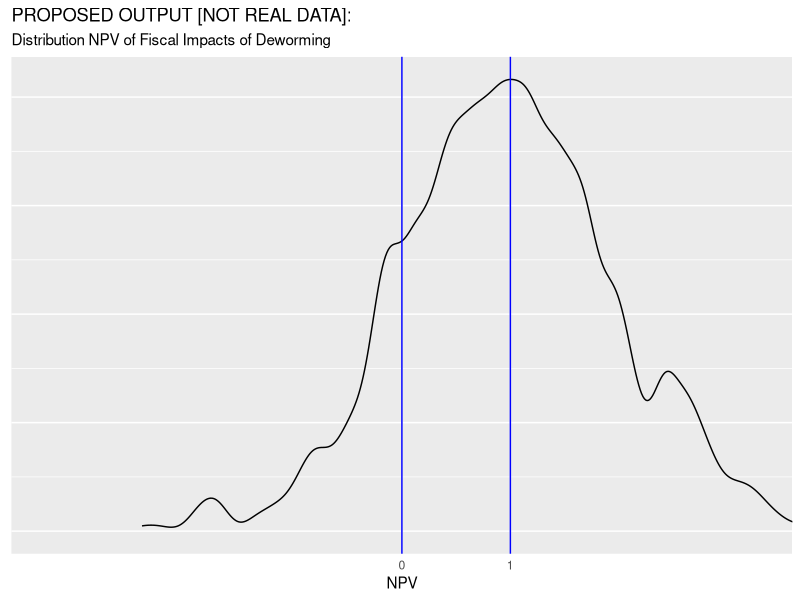
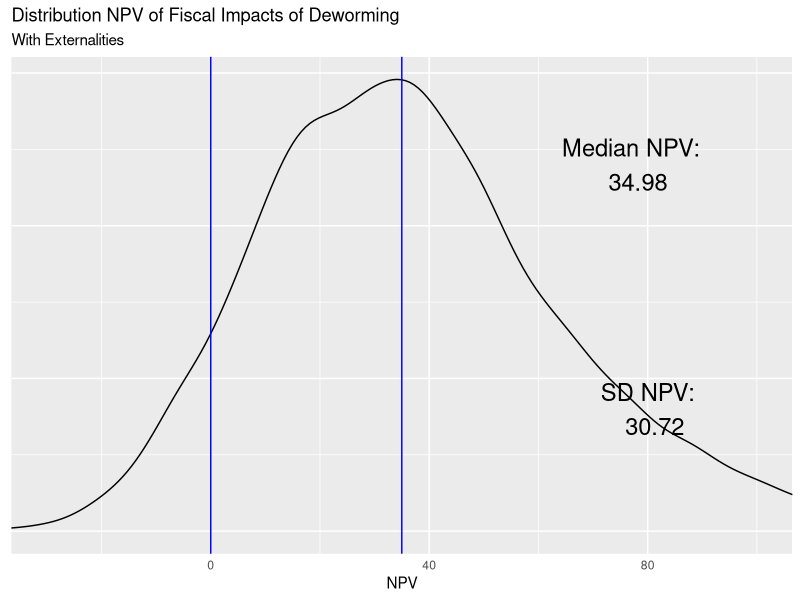

These figures' R source, in order:
## ---- chunk 1
knitr::opts_chunk$set(echo = TRUE)
## ---- chunk 2
## Data 
gov_bonds <- 	0.1185	          #Kenyan interest on sovereign debt - Central Bank of Kenya
inflation <-  0.02              #Kenyan inflation rate - World Bank Development Indicators
wage_ag_val <- 	11.84	          #Mean hourly wage rate (KSH) - Suri 2011 
wage_ww_val <- 	14.5850933      #Control group hourly wage, ww (cond >=10 hrs per week) - Table 4, Panel B
profits_se_val <- 1766          #Control group monthly self-employed profits - Table 4, Panel A
hours_se_cond_val <- 38.1       #Control group weekly self-employed hours, conditional on hrs >0 - Table D13, Panel D
hours_ag_val <- 8.3             #Control group hrs per week, agriculture - Table 4, Panel D
hours_ww_val <- 6.9             #Control group hrs per week, working for wages - Table 4, Panel B
hours_se_val <- 3.3             #Control group hrs per week, self-employment - Table 4, Panel A
ex_rate_val <- 85               #Exchange Rate - Central Bank of Kenya 
growth_rate_val <- 1.52/100     #Per-capita GDP growth, 2002-2011 (accessed 1/29/13) -	World Bank - see notes
coverage_val  <- 0.681333333    #Fraction of treated primary school students within 6 km - from W@W - see note
saturation_val <-  0.511        #Overall Saturation - not reported in table, average of T & C
full_saturation_val <- 0.75     #REPEATED WITH q_full_val in Research component
tax_val <- 0.16575              #ADD INFO
unit_cost_local_val <- 43.66    #Deworm the World
years_of_treat_val <- 2.41      #Additional Years of Treatment - Table 1, Panel A
    
    
## Research   
lambda1_vals <- c(3.49, 0)      #Hrs per week increase for men and women CONFIRM
lambda2_val <- 10.2             #Externality effect (proportional) - Table 3, Panel B
q_full_val <- 0.75              #Take up rates with full subsidy. From Miguel and Kremmer (2007)
    
## Guess work   
periods_val <- 50               #Total number of periods to forecast wages
time_to_jm_val <- 10            #Time from intial period until individual join the labor force
coef_exp_val <- c(0, 0)         #Years of experience coefficients (1-linear, 2-cuadratic)	- see notes 
teach_sal_val <- 5041           #Yearly secondary schooling compensation	5041 - from ROI materials
teach_ben_val <- 217.47         #Yearly secondary schooling teacher benefits	217.47
n_students_val <- 45            #Average pupils per teacher	45


# (Delta E) Additional direct seconday schooling increase (from Joan)	
delta_ed_vals <- c(-0.00176350949079451, 0.00696052250263997, 0.0258570306763183, 
  0.0239963665555466, 0.027301406306074, 0.0234125454594173, 0.0279278879439199, 
  0.00647044449446303, 0.00835739437790601)                                     
delta_ed_vals <- cbind(delta_ed_vals, 1999:2007)

#Additional externality secondary schooling increase (from Joan)
delta_ed_ext_vals <- c(-0.0110126908021048,	0.0140448546741008,	-0.0034636291545585,
                       0.0112940214439477,	0.0571608179771775,	-0.0560546793186931,
                       0.0558284756343451,	0.1546264843901160,	0.0055961489945619)
delta_ed_ext_vals <- cbind(delta_ed_ext_vals, 1999:2007)

#Notes: 
# on growth_rate_val: (http://data.worldbank.org/indicator/NY.GDP.PCAP.KD/), see calculation on "Kenya GDP per capita" tab. In W@W this equals 1.52%. ISSUE: This growth number should be updated to be 2002-2014, I think.
# on coef_exp_val: 1998/1999 Kenyan labor force survey; regression of earnings on age, age^2, female dummy, indicators for attained primary/secondary/beyond, and province dummies. Estimate used in W@W: (0.1019575, -0.0010413). ISSUE: For now assume no further life cycle adjustment beyond KLPS-3 (likely a conservative assumption).
# coverage_val: Overall Saturation (0.511) / 0.75 - not reported in table, average of T & C


## Data 
gov_bonds <- 	0.118	          #Kenyan interest on sovereign debt - Central Bank of Kenya
inflation <-  0.02              #Kenyan inflation rate - World Bank Development Indicators
wage_ag_val <- 	11.8	          #Mean hourly wage rate (KSH) - Suri 2011 
wage_ww_val <- 	14.6      #Control group hourly wage, ww (cond >=10 hrs per week) - Table 4, Panel B
profits_se_val <- 1766          #Control group monthly self-employed profits - Table 4, Panel A
hours_se_cond_val <- 38.1       #Control group weekly self-employed hours, conditional on hrs >0 - Table D13, Panel D
hours_ag_val <- 8.3             #Control group hrs per week, agriculture - Table 4, Panel D
hours_ww_val <- 6.9             #Control group hrs per week, working for wages - Table 4, Panel B
hours_se_val <- 3.3             #Control group hrs per week, self-employment - Table 4, Panel A
ex_rate_val <- 85               #Exchange Rate - Central Bank of Kenya 
growth_rate_val <- 1.52/100     #Per-capita GDP growth, 2002-2011 (accessed 1/29/13) -	World Bank - see notes
coverage_val  <- 0.68    #Fraction of treated primary school students within 6 km - from W@W - see note
saturation_val <-  0.51        #Overall Saturation - not reported in table, average of T & C
full_saturation_val <- 0.75     #REPEATED WITH q_full_val in Research component
tax_val <- 0.166              #ADD INFO
unit_cost_local_val <- 43.7    #Deworm the World
years_of_treat_val <- 2.41      #Additional Years of Treatment - Table 1, Panel A
    
    
## Research   
lambda1_vals <- c(3.49, 0)      #Hrs per week increase for men and women CONFIRM
lambda2_val <- 10.2             #Externality effect (proportional) - Table 3, Panel B
q_full_val <- 0.75              #Take up rates with full subsidy. From Miguel and Kremmer (2007)
    
## Guess work   
periods_val <- 50               #Total number of periods to forecast wages
time_to_jm_val <- 10            #Time from intial period until individual join the labor force
coef_exp_val <- c(0, 0)         #Years of experience coefficients (1-linear, 2-cuadratic)	- see notes 
teach_sal_val <- 5041           #Yearly secondary schooling compensation	5041 - from ROI materials
teach_ben_val <- 217         #Yearly secondary schooling teacher benefits	217.47
n_students_val <- 45            #Average pupils per teacher	45


# (Delta E) Additional direct seconday schooling increase (from Joan)	
delta_ed_vals <- c(-0.00176350949079451, 0.00696052250263997, 0.0258570306763183, 
  0.0239963665555466, 0.027301406306074, 0.0234125454594173, 0.0279278879439199, 
  0.00647044449446303, 0.00835739437790601)                                     
delta_ed_vals <- cbind(delta_ed_vals, 1999:2007)

#Additional externality secondary schooling increase (from Joan)
delta_ed_ext_vals <- c(-0.0110126908021048,	0.0140448546741008,	-0.0034636291545585,
                       0.0112940214439477,	0.0571608179771775,	-0.0560546793186931,
                       0.0558284756343451,	0.1546264843901160,	0.0055961489945619)
delta_ed_ext_vals <- cbind(delta_ed_ext_vals, 1999:2007)

## ---- chunk 3
set.seed(1234) 
library(tidyverse)

ggplot() +
  geom_density(aes(x = rnorm(1000, mean = 1),
                   alpha = 1/2), bw=.11, kernel = "gau") +
  geom_vline(xintercept = c(0, 1), col="blue") +
  coord_cartesian(xlim = c(-3,3)) +
  scale_x_discrete(limits = c(0,1))  +   
  guides(alpha = "none", colour="none") +
  labs(y = NULL,
       x = "NPV" ,
       title = "PROPOSED OUTPUT [NOT REAL DATA]:", 
       subtitle = "Distribution NPV of Fiscal Impacts of Deworming")+
  theme(axis.ticks = element_blank(), axis.text.y = element_blank())
## ---- chunk 4
# Gamma is used to index gender. 
npv <- function(n_male=1/2, n_female=1/2, 
                interest_r=interst_r_val, 
                wage=wage_t_val, 
                lambda1_male=lambda1_vals[1],
                lambda1_female=lambda1_vals[2], 
                tax=tax_val, 
                saturation=saturation_val, 
                coverage=coverage_val, 
                cost_of_schooling=cost_per_student, 
                delta_ed_male=delta_ed_vals[,1], 
                delta_ed_female=delta_ed_vals[,1], 
                lambda2_male=lambda2_vals[1], 
                lambda2_female=lambda2_vals[2], 
                s1=0, q1=0, s2=s2_val, q2=q2_val, 
                periods=periods_val) {
  ns <- c(n_male, n_female)
  lambda1s <- c(lambda1_male, lambda1_female)
  lambda2s <- c(lambda2_male, lambda2_female)
  index_t <- 0:periods
  delta_ed_s <- cbind(delta_ed_male, delta_ed_female) 
  delta_ed_s <- rbind(c(0,0), delta_ed_s, matrix(0,41, 2) ) 
  
  benef <- matrix(NA, 51,2)
  for (i in 1:2){
  benef[,i] <- ( 1 / (1 + interest_r) )^index_t * wage * 
                     ( lambda1s[i] + saturation * lambda2s[i] / coverage ) 
  }
  
  res1 <- sum( ns * ( tax * apply(benef, 2, sum) - 
            apply( ( 1 / (1 + interest_r) )^index_t * 
                     delta_ed_s * cost_of_schooling, 2, sum) )
          ) - (s2 * q2  - s1 * q1) 
#  browser()
  return(res1)  
}
## ---- chunk 5
interst_r_val <- gov_bonds - inflation
## ---- chunk 6
wage_0_f <- function(wage_ag = wage_ag_val, 
                     wage_ww = wage_ww_val, 
                     profits_se = profits_se_val, 
                     hours_se_cond = hours_se_cond_val, 
                     hours_ag = hours_ag_val, 
                     hours_ww = hours_ww_val, 
                     hours_se = hours_se_val, 
                     ex_rate = ex_rate_val) {
  wage_se <- profits_se / (4.5 * hours_se_cond)
  wage_ls <- c(wage_ag, wage_ww, wage_se)
  alpha_ls <- c(hours_ag, hours_ww, hours_se) / sum( c(hours_ag, hours_ww, hours_se) )
  res1 <- 1/ex_rate * sum( wage_ls * alpha_ls )
  return(res1)
}

#close to value from spreadsheet (Assumps&Panel A Calcs!B137 = 0.1481084), 
#but I suspect diff due to computational precision 

wage_0_val <- wage_0_f()  

experience_val <- 0:periods_val - time_to_jm_val

wage_t <- function(wage_0 = wage_0_val, 
                   growth_rate = growth_rate_val, 
                   experience = experience_val, 
                   coef_exp1 = coef_exp_val[1], 
                   coef_exp2 = coef_exp_val[2]) {
  res1 <- 52 * wage_0 *( ( 1 + growth_rate )^experience ) * 
    ( 1 + coef_exp1 * experience + coef_exp2 * experience^2 ) * 
    ifelse(0:periods_val >= time_to_jm_val, 1, 0)
  return(res1) 
}

#close to value from spreadsheet (Calcs-Table 5!N21.. = 7.701634678), 
#but I suspect diff due to computational precision 
wage_t_val <- wage_t()
## ---- chunk 7
lambda1_vals <- rep(0.5 * lambda1_vals[1] + 0.5 *lambda1_vals[2], 2)
lambda2_vals <- rep(lambda2_val, 2)
## ---- chunk 8
#R 
coverage_val <-  saturation_val / full_saturation_val
#p 
saturation_val <- full_saturation_val * coverage_val
## ---- chunk 9
cost_per_student <- (teach_sal_val + teach_ben_val) / n_students_val
## ---- chunk 10
# Nothing here yet with delta_ed_vals, but would like to incorporate model from Joan
# delta_ed_vals <- 
delta_ed_ext_total <- delta_ed_ext_vals[,1] + delta_ed_vals[,1]
## ---- chunk 11
s2_val <- ( unit_cost_local_val / ex_rate_val ) * years_of_treat_val
q2_val <- q_full_val
## ---- chunk 12
#no externality NPV
res_npv_no_ext <- npv(lambda2_male = 0, lambda2_female = 0)
 
#yes externality NPV
res_npv_yes_ext <- npv(delta_ed_male = delta_ed_ext_total, 
                       delta_ed_female = delta_ed_ext_total )
## ---- chunk 13
#34.8401
sim.data1 <- function(nsims = 1e4, 
                      gov_bonds_vari,                #Data
                      gov_bonds_sd,
                      inflation_vari,
                      inflation_sd,
                      wage_ag_vari,
                      wage_ag_sd,
                      wage_ww_vari,
                      wage_ww_sd,
                      profits_se_vari,
                      profits_se_sd,
                      hours_se_cond_vari,
                      hours_se_cond_sd,
                      hours_ag_vari, 
                      hours_ag_sd,
                      hours_ww_vari,
                      hours_ww_sd,
                      hours_se_vari,
                      hours_se_sd,
                      ex_rate_vari,
                      ex_rate_sd,
                      growth_rate_vari, 
                      growth_rate_sd, 
                      coverage_vari,
                      coverage_sd,
                      full_saturation_vari, 
                      full_saturation_sd, 
                      saturation_vari,
                      saturation_sd,
                      tax_vari, 
                      tax_sd, 
                      unit_cost_local_vari, 
                      unit_cost_local_sd, 
                      years_of_treat_vari,
                      years_of_treat_sd,
                      lambda1_vari,                   #Research
                      lambda1_sd, 
                      lambda2_vari,
                      lambda2_sd,
                      q_full_vari, 
                      q_full_sd,
                      delta_ed_par1,
                      delta_ed_sd1,
                      delta_ed_par2,
                      delta_ed_sd2,
                      coef_exp_vari,                  #Guesswork
                      coef_exp_sd,
                      teach_sal_vari,
                      teach_sal_sd,
                      teach_ben_vari,
                      teach_ben_sd,
                      n_students_vari,
                      n_students_sd, 
                      include_ext_vari=TRUE
                      ) {
  set.seed(1234)
  #Defaoult dist: normal, default sd: 0.1* mean
  ## Data 
  gov_bonds_sim <- rnorm(n = nsims, mean = gov_bonds_vari, sd = gov_bonds_sd)	
  inflation_sim <- rnorm(nsims, inflation_vari, inflation_sd)
  wage_ag_val_sim <- rnorm(nsims, wage_ag_vari, wage_ag_sd)
  wage_ww_val_sim <- rnorm(nsims, wage_ww_vari, wage_ww_sd)
  profits_se_val_sim <- rnorm(nsims, profits_se_vari, profits_se_sd)
  hours_se_cond_val_sim <- rnorm(nsims, hours_se_cond_vari, hours_se_cond_sd)
  hours_ag_val_sim <- rnorm(nsims, hours_ag_vari, hours_ag_sd)
  hours_ww_val_sim <- rnorm(nsims, hours_ww_vari, hours_ww_sd)
  hours_se_val_sim <- rnorm(nsims, hours_se_vari, hours_se_sd)
  ex_rate_val_sim <- rnorm(nsims, ex_rate_vari, ex_rate_sd)
  growth_rate_val_sim <- rnorm(nsims, growth_rate_vari, growth_rate_sd)
  coverage_val_sim <- rnorm(nsims, coverage_vari, coverage_sd)
  saturation_val_sim <- rnorm(nsims, saturation_vari, saturation_sd)
  full_saturation_val_sim <- rnorm(nsims, full_saturation_vari, full_saturation_sd) ###Check here later
  tax_val_sim <- rnorm(nsims, tax_vari, tax_sd)
  unit_cost_local_val_sim <- rnorm(nsims, unit_cost_local_vari, unit_cost_local_sd)
  years_of_treat_val_sim <- rnorm(nsims, years_of_treat_vari, years_of_treat_sd)
  
  ## Research
  aux1 <- lapply(1:2,function(x) c(lambda1_vari[x],lambda1_sd[x]) )
  lambda1_vals_sim <- sapply(aux1, function(x)  rnorm(nsims, mean = x[1], sd = x[2]) ) 
  lambda2_val_sim <- rnorm(nsims, lambda2_vari, lambda2_sd)
  q_full_val_sim <- rnorm(nsims, q_full_vari, q_full_sd)
  
  ## Guess work
  periods_val <- 50           #Total number of periods to forecast wages
  time_to_jm_val <- 10        #Time from intial period until individual join the labor force
  aux2 <- lapply(1:2,function(x) c(coef_exp_vari[x],coef_exp_sd[x]) )
  coef_exp_val_sim <- sapply(aux2, function(x)  rnorm(nsims, mean = x[1], sd = x[2]) )     
  teach_sal_val_sim <- rnorm(nsims, teach_sal_vari, teach_sal_sd)
  teach_ben_val_sim <- rnorm(nsims, teach_ben_vari, teach_ben_sd)
  n_students_val_sim <- rnorm(nsims, n_students_vari, n_students_sd)
  
  delta_ed_vals_sim <- sapply(delta_ed_vals[,1], function(x)  rnorm(nsims, mean = 
                                                                     x * delta_ed_par1, 
                                                                     sd = delta_ed_sd1 * sd(delta_ed_vals[,1]) ) )
  colnames(delta_ed_vals_sim) <- 1999:2007
  
  delta_ed_ext_vals_sim <- sapply(delta_ed_ext_vals[,1], function(x)  rnorm(nsims, mean = 
                                                                              x * delta_ed_par2, 
                                                                            sd = delta_ed_sd2 * sd(delta_ed_ext_vals[,1])))
  colnames(delta_ed_ext_vals_sim) <- 1999:2007
  
  npv_sim <- rep(NA, nsims)
  #yes externality NPV
  for (i in 1:nsims) {
    interst_r_val <- gov_bonds_sim[i] - inflation_sim[i]
    wage_0_val <- wage_0_f(wage_ag = wage_ag_val_sim[i], 
                           wage_ww = wage_ww_val_sim[i], 
                           profits_se = profits_se_val_sim[i], 
                           hours_se_cond = hours_se_cond_val_sim[i], 
                           hours_ag = hours_ag_val_sim[i], 
                           hours_ww = hours_ww_val_sim[i], 
                           hours_se = hours_se_val_sim[i], 
                           ex_rate = ex_rate_val_sim[i])  
    experience_val <- 0:periods_val - time_to_jm_val
    wage_t_val <- wage_t(wage_0 = wage_0_val, 
                         growth_rate = growth_rate_val_sim[i], 
                         experience = experience_val, 
                         coef_exp1 = coef_exp_val_sim[i,1], 
                         coef_exp2 = coef_exp_val_sim[i,2])
    lambda1_vals_aux <- rep(0.5 * lambda1_vals_sim[i,1] + 0.5 * lambda1_vals_sim[i,2], 2)
    lambda2_vals <- rep(lambda2_val_sim[i], 2)
    coverage_val_aux <-  saturation_val_sim[i] / full_saturation_val_sim[i]
    saturation_val_aux <- full_saturation_val_sim[i] * coverage_val_sim[i]
    cost_per_student <- (teach_sal_val_sim[i] + teach_ben_val_sim[i]) / n_students_val_sim[i]
    q2_val_aux <- q_full_val_sim[i]
    s2_val_aux <- ( unit_cost_local_val_sim[i] / ex_rate_val_sim[i] ) * years_of_treat_val_sim[i]
    delta_ed_ext_total_sim <- delta_ed_vals_sim[i,] + delta_ed_ext_vals_sim[i,]
    
    if (include_ext_vari==TRUE){
      delta_ed_final <-  delta_ed_ext_total_sim
    }else{
      delta_ed_final <- delta_ed_vals_sim[i,]
    }
    
    npv_sim[i] <- npv(interest_r = interst_r_val, 
                      wage = wage_t_val, 
                      lambda1_male = lambda1_vals_aux[1], 
                      lambda1_female = lambda1_vals_aux[2], 
                      lambda2_male =  lambda2_vals[1], 
                      lambda2_female =  lambda2_vals[2],
                      coverage = coverage_val_aux,
                      saturation = saturation_val_aux,
                      tax = tax_val_sim[i], 
                      cost_of_schooling=cost_per_student, 
                      delta_ed_male = delta_ed_final, 
                      delta_ed_female = delta_ed_final, 
                      q2 = q2_val_aux, 
                      s2 = s2_val_aux)
  }
  
  
  return(npv_sim)
}



npv_sim <- sim.data1(nsims = 1e4, 
          gov_bonds_vari = gov_bonds,                #Data
          gov_bonds_sd = 0.1 * gov_bonds,
          inflation_vari = inflation,
          inflation_sd = 0.1 * inflation,
          wage_ag_vari = wage_ag_val,
          wage_ag_sd = 1.2,
          wage_ww_vari = wage_ww_val,
          wage_ww_sd = 1.5,
          profits_se_vari = profits_se_val,
          profits_se_sd = 177,
          hours_se_cond_vari = hours_se_cond_val, 
          hours_se_cond_sd = 3.8, 
          hours_ag_vari = hours_ag_val,  
          hours_ag_sd = 0.8, 
          hours_ww_vari = hours_ww_val, 
          hours_ww_sd = 0.69, 
          hours_se_vari = hours_se_val, 
          hours_se_sd = 0.1 * hours_se_val,
          ex_rate_vari = ex_rate_val,
          ex_rate_sd = 9,
          growth_rate_vari = growth_rate_val, 
          growth_rate_sd = 0.0015, 
          coverage_vari = coverage_val,
          coverage_sd = 0.1 * coverage_val,
          saturation_vari = saturation_val,
          saturation_sd = 0.1 * saturation_val,
          tax_vari = tax_val, 
          tax_sd = 0.0170, 
          unit_cost_local_vari = unit_cost_local_val, 
          unit_cost_local_sd = 4.4, 
          years_of_treat_vari = years_of_treat_val,
          years_of_treat_sd = 0.24,
          lambda1_vari = c(lambda1_vals[1], lambda1_vals[2]),
          lambda1_sd = c(0.17, 0.17),
          lambda2_vari = lambda2_val, 
          lambda2_sd = 1, 
          q_full_vari = q_full_val, 
          q_full_sd = 0.07, 
          coef_exp_vari = c(coef_exp_val[1], coef_exp_val[2]), 
          coef_exp_sd = c(0.001 , 0.001), 
          teach_sal_vari = teach_sal_val,
          teach_sal_sd = 504,
          teach_ben_vari = teach_ben_val,
          teach_ben_sd = 22,
          n_students_vari = n_students_val, 
          n_students_sd = 0.1 * n_students_val, 
          include_ext_vari = TRUE, 
          full_saturation_vari = full_saturation_val,
          full_saturation_sd = 0.07,
          delta_ed_par1 = 1,
          delta_ed_sd1 = 1,
          delta_ed_par2 = 1,
          delta_ed_sd2 = 1
          ) 







if (FALSE) {


nsims <- 1e4
set.seed(1234)
#Defaoult dist: normal, default sd: 0.1* mean
## Data 
gov_bonds_sim <- rnorm(n = nsims, mean = gov_bonds, sd = 0.1 * gov_bonds)	
inflation_sim <- rnorm(nsims, inflation, 0.1 * inflation)
wage_ag_val_sim <- rnorm(nsims, wage_ag_val, 0.1 * wage_ag_val)
wage_ww_val_sim <- rnorm(nsims, wage_ww_val, 0.1 * wage_ww_val)
profits_se_val_sim <- rnorm(nsims, profits_se_val, 0.1 * profits_se_val)
hours_se_cond_val_sim <- rnorm(nsims, hours_se_cond_val, 0.1 * hours_se_cond_val)
hours_ag_val_sim <- rnorm(nsims, hours_ag_val, 0.1 * hours_ag_val)
hours_ww_val_sim <- rnorm(nsims, hours_ww_val, 0.1 * hours_ww_val)
hours_se_val_sim <- rnorm(nsims, hours_se_val, 0.1 * hours_se_val)
ex_rate_val_sim <- rnorm(nsims, ex_rate_val, 0.1 * ex_rate_val)
growth_rate_val_sim <- rnorm(nsims, growth_rate_val, 0.1 * growth_rate_val)
coverage_val_sim <- rnorm(nsims, coverage_val, 0.1 * coverage_val)
saturation_val_sim <- rnorm(nsims, saturation_val, 0.1 * saturation_val)
full_saturation_val_sim <- rnorm(nsims, full_saturation_val, 0.1 * full_saturation_val)
tax_val_sim <- rnorm(nsims, tax_val, 0.1 * tax_val)
unit_cost_local_val_sim <- rnorm(nsims, unit_cost_local_val, 0.1 * unit_cost_local_val)
years_of_treat_val_sim <- rnorm(nsims, years_of_treat_val, 0.1 * years_of_treat_val)

## Research
lambda1_vals_sim <- sapply(lambda1_vals, function(x)  rnorm(nsims, mean = x, sd = 0.1 * x) )
lambda2_val_sim <- rnorm(nsims, lambda2_val, 0.1 * lambda2_val)
q_full_val_sim <- rnorm(nsims, q_full_val, 0.1 * q_full_val)

## Guess work
periods_val <- 50           #Total number of periods to forecast wages
time_to_jm_val <- 10        #Time from intial period until individual join the labor force
coef_exp_val_sim <-  sapply(coef_exp_val, function(x)  rnorm(nsims, mean = x, sd = 0.001))
teach_sal_val_sim <- rnorm(nsims, teach_sal_val, 0.1 * teach_sal_val)
teach_ben_val_sim <- rnorm(nsims, teach_ben_val, 0.1 * teach_ben_val)
n_students_val_sim <- rnorm(nsims, n_students_val, 0.1 * n_students_val)

delta_ed_vals_sim <- sapply(delta_ed_vals[,1], function(x)  rnorm(nsims, mean = x, sd = sd(delta_ed_vals[,1])))
colnames(delta_ed_vals_sim) <- 1999:2007

delta_ed_ext_vals_sim <- sapply(delta_ed_ext_vals[,1], function(x)  rnorm(nsims, mean = x, sd = sd(delta_ed_ext_vals[,1])))
colnames(delta_ed_ext_vals_sim) <- 1999:2007

npv_sim <- rep(NA, nsims)
#yes externality NPV
for (i in 1:nsims) {
  interst_r_val <- gov_bonds_sim[i] - inflation_sim[i]
  wage_0_val <- wage_0_f(wage_ag = wage_ag_val_sim[i], 
                       wage_ww = wage_ww_val_sim[i], 
                       profits_se = profits_se_val_sim[i], 
                       hours_se_cond = hours_se_cond_val_sim[i], 
                       hours_ag = hours_ag_val_sim[i], 
                       hours_ww = hours_ww_val_sim[i], 
                       hours_se = hours_se_val_sim[i], 
                       ex_rate = ex_rate_val_sim[i])  
  experience_val <- 0:periods_val - time_to_jm_val
  wage_t_val <- wage_t(wage_0 = wage_0_val, 
                   growth_rate = growth_rate_val_sim[i], 
                   experience = experience_val, 
                   coef_exp1 = coef_exp_val_sim[i,1], 
                   coef_exp2 = coef_exp_val_sim[i,2])
  lambda1_vals_aux <- rep(0.5 * lambda1_vals_sim[i,1] + 0.5 * lambda1_vals_sim[i,2], 2)
  lambda2_vals <- rep(lambda2_val_sim[i], 2)
  coverage_val_aux <-  saturation_val_sim[i] / full_saturation_val_sim[i]
  saturation_val_aux <- full_saturation_val_sim[i] * coverage_val_sim[i]
  cost_per_student <- (teach_sal_val_sim[i] + teach_ben_val_sim[i]) / n_students_val_sim[i]
  q2_val_aux <- q_full_val_sim[i]
  s2_val_aux <- ( unit_cost_local_val_sim[i] / ex_rate_val_sim[i] ) * years_of_treat_val_sim[i]
  delta_ed_ext_total_sim <- delta_ed_vals_sim[i,] + delta_ed_ext_vals_sim[i,]
 
  include_ext <- TRUE
  if (include_ext==TRUE){
    delta_ed_final <-  delta_ed_ext_total_sim
  }else{
    delta_ed_final <- delta_ed_vals_sim[i,]
  }
  
  npv_sim[i] <- npv(interest_r = interst_r_val, 
                     wage = wage_t_val, 
                     lambda1_male = lambda1_vals_aux[1], 
                     lambda1_female = lambda1_vals_aux[2], 
                     lambda2_male =  lambda2_vals[1], 
                     lambda2_female =  lambda2_vals[2],
                     coverage = coverage_val_aux,
                     saturation = saturation_val_aux,
                     tax = tax_val_sim[i], 
                     cost_of_schooling=cost_per_student, 
                     delta_ed_male = delta_ed_final, 
                     delta_ed_female = delta_ed_final, 
                     q2 = q2_val_aux, 
                     s2 = s2_val_aux)
}
}

# unit test
if (abs(sd(npv_sim) - 30.5598)>0.0001 ) {
  print("Output has change")
}
  
npv_for_text <- paste("Median NPV:\n ", round(median(npv_sim), 2))
npv_for_text2 <- paste("SD NPV:\n ", round(sd(npv_sim), 2))

ggplot() +
  geom_density(aes(x = npv_sim,
                   alpha = 1/2), kernel = "gau") +
  geom_vline(xintercept = c(0, median(npv_sim)), col="blue") +
  coord_cartesian(xlim = c(-30,100)) +
  guides(alpha = "none", colour="none") +
  labs(y = NULL,
       x = "NPV" ,
       title = "Distribution NPV of Fiscal Impacts of Deworming", 
       subtitle = "With Externalities")+
  annotate("text", x = 2.2 * median(npv_sim), y = 0.012, label = npv_for_text, size = 6)+
  annotate("text", x = 80, y = 0.004, label = npv_for_text2, size = 6)+
  theme(axis.ticks = element_blank(), axis.text.y = element_blank())
